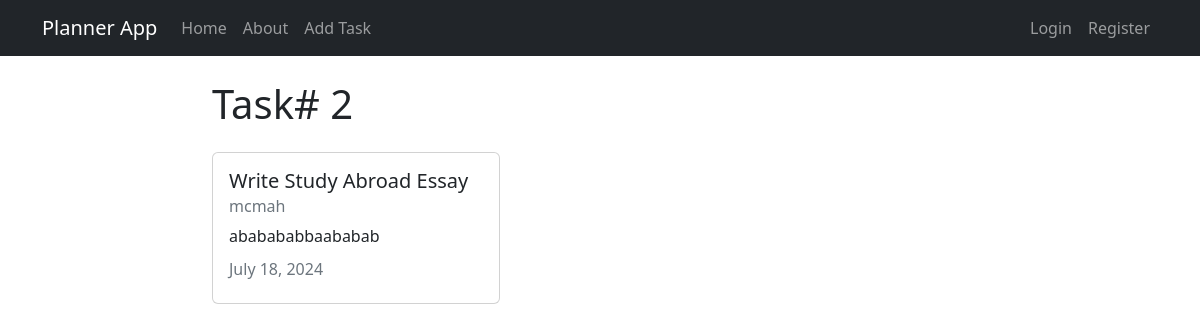
Screenshot of /workout/2/ with the database file from the repository.
### workouts/models.py (models this page shows, shortened)
class Workout(models.Model):
  title = models.CharField(max_length=100)
  description = models.TextField()
  author = models.ForeignKey(User, on_delete=models.CASCADE)
  created_at = models.DateTimeField(auto_now_add=True)
  updated_at = models.DateTimeField(auto_now=True)

### workouts/views.py (the view)
# urls.py: path('workout/<int:pk>/', views.WorkoutDetailView.as_view(), name="workouts-detail"),
class WorkoutDetailView(DetailView):
    model = models.Workout

### workouts/context_processors.py (called while the page is built)
def current_datetime(request):
    current_date = datetime.today().date()  # Corrected to get today's date
    current_time = datetime.now()  # Set current time to the beginning of the day
    added_time = current_time + timedelta(minutes=5)  # Add 5 minutes, you can change to seconds as needed
    stored_time = datetime.now().strftime('%Y-%m-%d %H:%M:%S')
    return {
        'current_time': current_time.strftime('%Y-%m-%d %H:%M:%S'),
        'current_date': current_date,
        'added_time': added_time.strftime('%Y-%m-%d %H:%M:%S'),
        'stored_time': stored_time,
    }

### workouts/templates/workouts/workout_detail.html (shortened to what this page needs)
{% extends 'workouts/base.html' %} {% block content %}
<h1>Task# {{object.id}}</h1>
<div class="card my-4" style="width: 18rem">
  <div class="card-body">
    <h5 class="card-title">{{ object.title }}</h5>
    <h6 class="card-subtitle mb-2 text-muted">{{ object.author }}</h6>
    <p class="card-text">{{ object.description}}</p>
    <h6 class="card-subtitle mb-2 text-muted">
      {{ object.updated_at|date:"F d, Y" }}
    </h6>
  </div>
</div>
{% endblock content %}

### rows the page displays
Workout: id "2", title "Write Study Abroad Essay", author "mcmah", description "ababababbaababab", updated_at "July 18, 2024"
